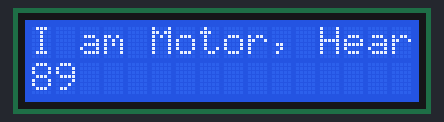
Simulated run of this sketch. Board: Arduino Uno, built with avr-gcc and run on an emulated ATmega328P. Parts: 16×2 character LCD.

Above: at 0.24 s.
At 5.07 s:
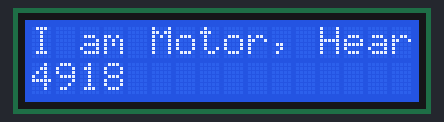
At 9.9 s:
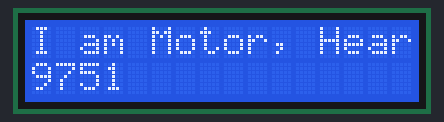
At 19.81 s:
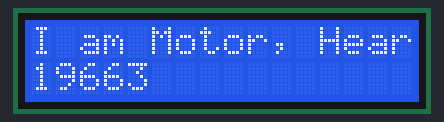
At 29.73 s:
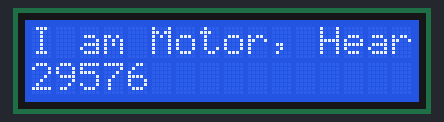
At 39.64 s:
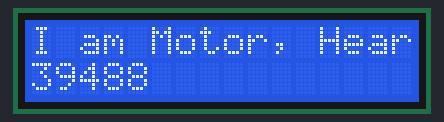

The sketch:

LCD_test.ino.ino.ino
```cpp
// (licence header left out)
#include <Wire.h>
#include <LCD.h>
#include <LiquidCrystal_I2C.h>

LiquidCrystal_I2C  lcd(0x27,2,1,0,4,5,6,7); // 0x27 is the I2C bus address for an unmodified backpack

void setup()
{
  // activate LCD module
  lcd.begin (16,2); // for 16 x 2 LCD module
  lcd.setBacklightPin(3,POSITIVE);
  lcd.setBacklight(HIGH);
  lcd.home (); // set cursor to 0,0
  lcd.print("I am Motor, Hear me spin");
}

void loop()
{
  lcd.setCursor(0,1); //0 = start of lcd left side, 1 corresponds to second row
  lcd.print(millis());

}
```
